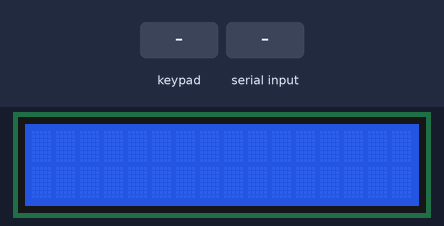
This sketch was run on a simulated Arduino Uno, built with avr-gcc and run on an emulated ATmega328P. Shown: 16×2 character LCD. The inputs (shaded band) are chosen by the test bench. What the sketch prints to the serial monitor is not drawn.

Above: at 1.2 s.
1.3 s: keypad keys 2 3 4 5 pressed 0.4 s apart
At 3.0 s:
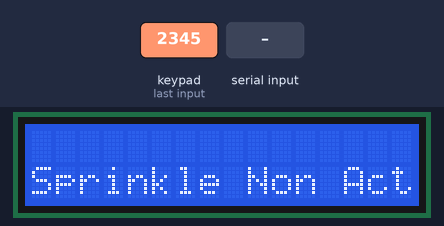
4.4 s: keypad keys 2 3 4 5 # pressed 0.4 s apart
At 4.6 s:
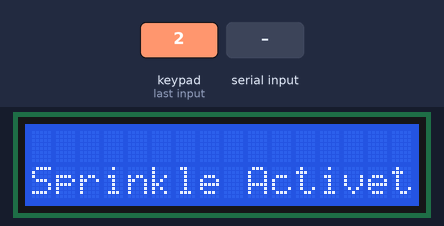
7.9 s: key '6' pressed
At 8.3 s:
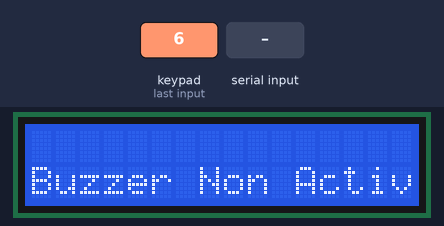
9.4 s: "90,45\n" received over Serial
At 10.4 s:
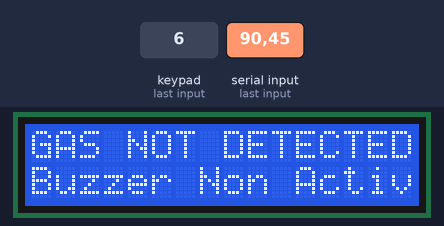
10.9 s: keypad keys 2 3 4 5 * pressed 0.4 s apart
At 12.7 s:
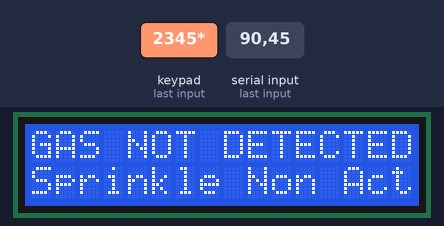
14.4 s: key '1' pressed
At 15.4 s:
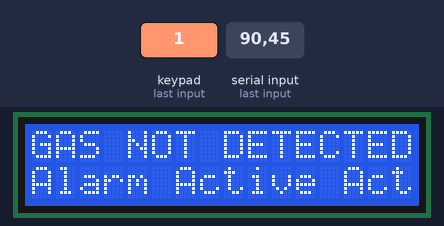
Timing chart, 0 to 16.9 s (numbered marks = the images above; inputs shaded):
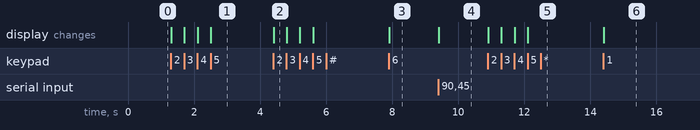

Measured:
- after the input at 1.3 s, the display: first changes at once (image 1 shows a later state)
- after the input at 4.4 s, the display: changes at once (image 2)
- after the input at 7.9 s, the display: changes at once (image 3)
- after the input at 9.4 s, the display: changes at once (image 4)
- after the input at 10.9 s, the display: first changes at once (image 5 shows a later state)
- after the input at 14.4 s, the display: changes at once (image 6)

The sketch:

sketch_oct31b.ino
```cpp
#include <Keypad.h>
#include<LiquidCrystal.h>

LiquidCrystal lcd(A0,A1,A2,A3,A4,A5);

const byte ROWS = 4; //four rows
const byte COLS = 4; //three columns
char keys[ROWS][COLS] = {
  {'7','8','9', '/'},
  {'4','5','6','x'},
  {'1','2','3','-'},
  {'*','0','#','+'}
};
byte rowPins[ROWS] = {2, 3, 4, 5}; //connect to the row pinouts of the keypad
byte colPins[COLS] = {6, 7, 8, 9}; //connect to the column pinouts of the keypad
Keypad keypad = Keypad( makeKeymap(keys), rowPins, colPins, ROWS, COLS );
int KeyCheck = 0;

void setup(){
  lcd.begin(16, 2);
  Serial.begin(9600);
}

void loop(){
  char key = keypad.getKey();

  if (key)
  {
    if(key == '1'){KeyCheck = 1; Serial.print("1"); lcd.setCursor(0,2);
      lcd.print("Alarm Active");}
    if(key == '2'){KeyCheck = 1; Serial.print("2"); lcd.setCursor(0,2);
      lcd.print("Sprinkle Active");}
    if(key == '3'){KeyCheck = 1; Serial.print("3"); lcd.setCursor(0,2);
      lcd.print("Buzzer Active");}

    if(key == '4'){KeyCheck = 1; Serial.print("4"); lcd.setCursor(0,2);
      lcd.print("Alarm Non Active");}
    if(key == '5'){KeyCheck = 1; Serial.print("5"); lcd.setCursor(0,2);
      lcd.print("Sprinkle Non Active");}
    if(key == '6'){KeyCheck = 1; Serial.print("6"); lcd.setCursor(0,2);
      lcd.print("Buzzer Non Active");}

    if(KeyCheck == 0){Serial.print(key);}
    KeyCheck = 0;
  }

  if (key != NO_KEY){
    Serial.print(key);
  }
  if(Serial.available()>0){
    int k = Serial.parseInt();
    if(k == 91){
      lcd.setCursor(0,0);
      lcd.print("GAS DETECTED");
    }
    else if(k == 90){
      lcd.setCursor(0,0);
      lcd.print("GAS NOT DETECTED");
    }
    else if(k == 101){
      lcd.setCursor(0,0);
      lcd.print("FLAME DETECTED");
    }
    else if(k == 100){
      lcd.setCursor(0,0);
      lcd.print("FLAME NOT DETECTED");
    }
  }
}
```
